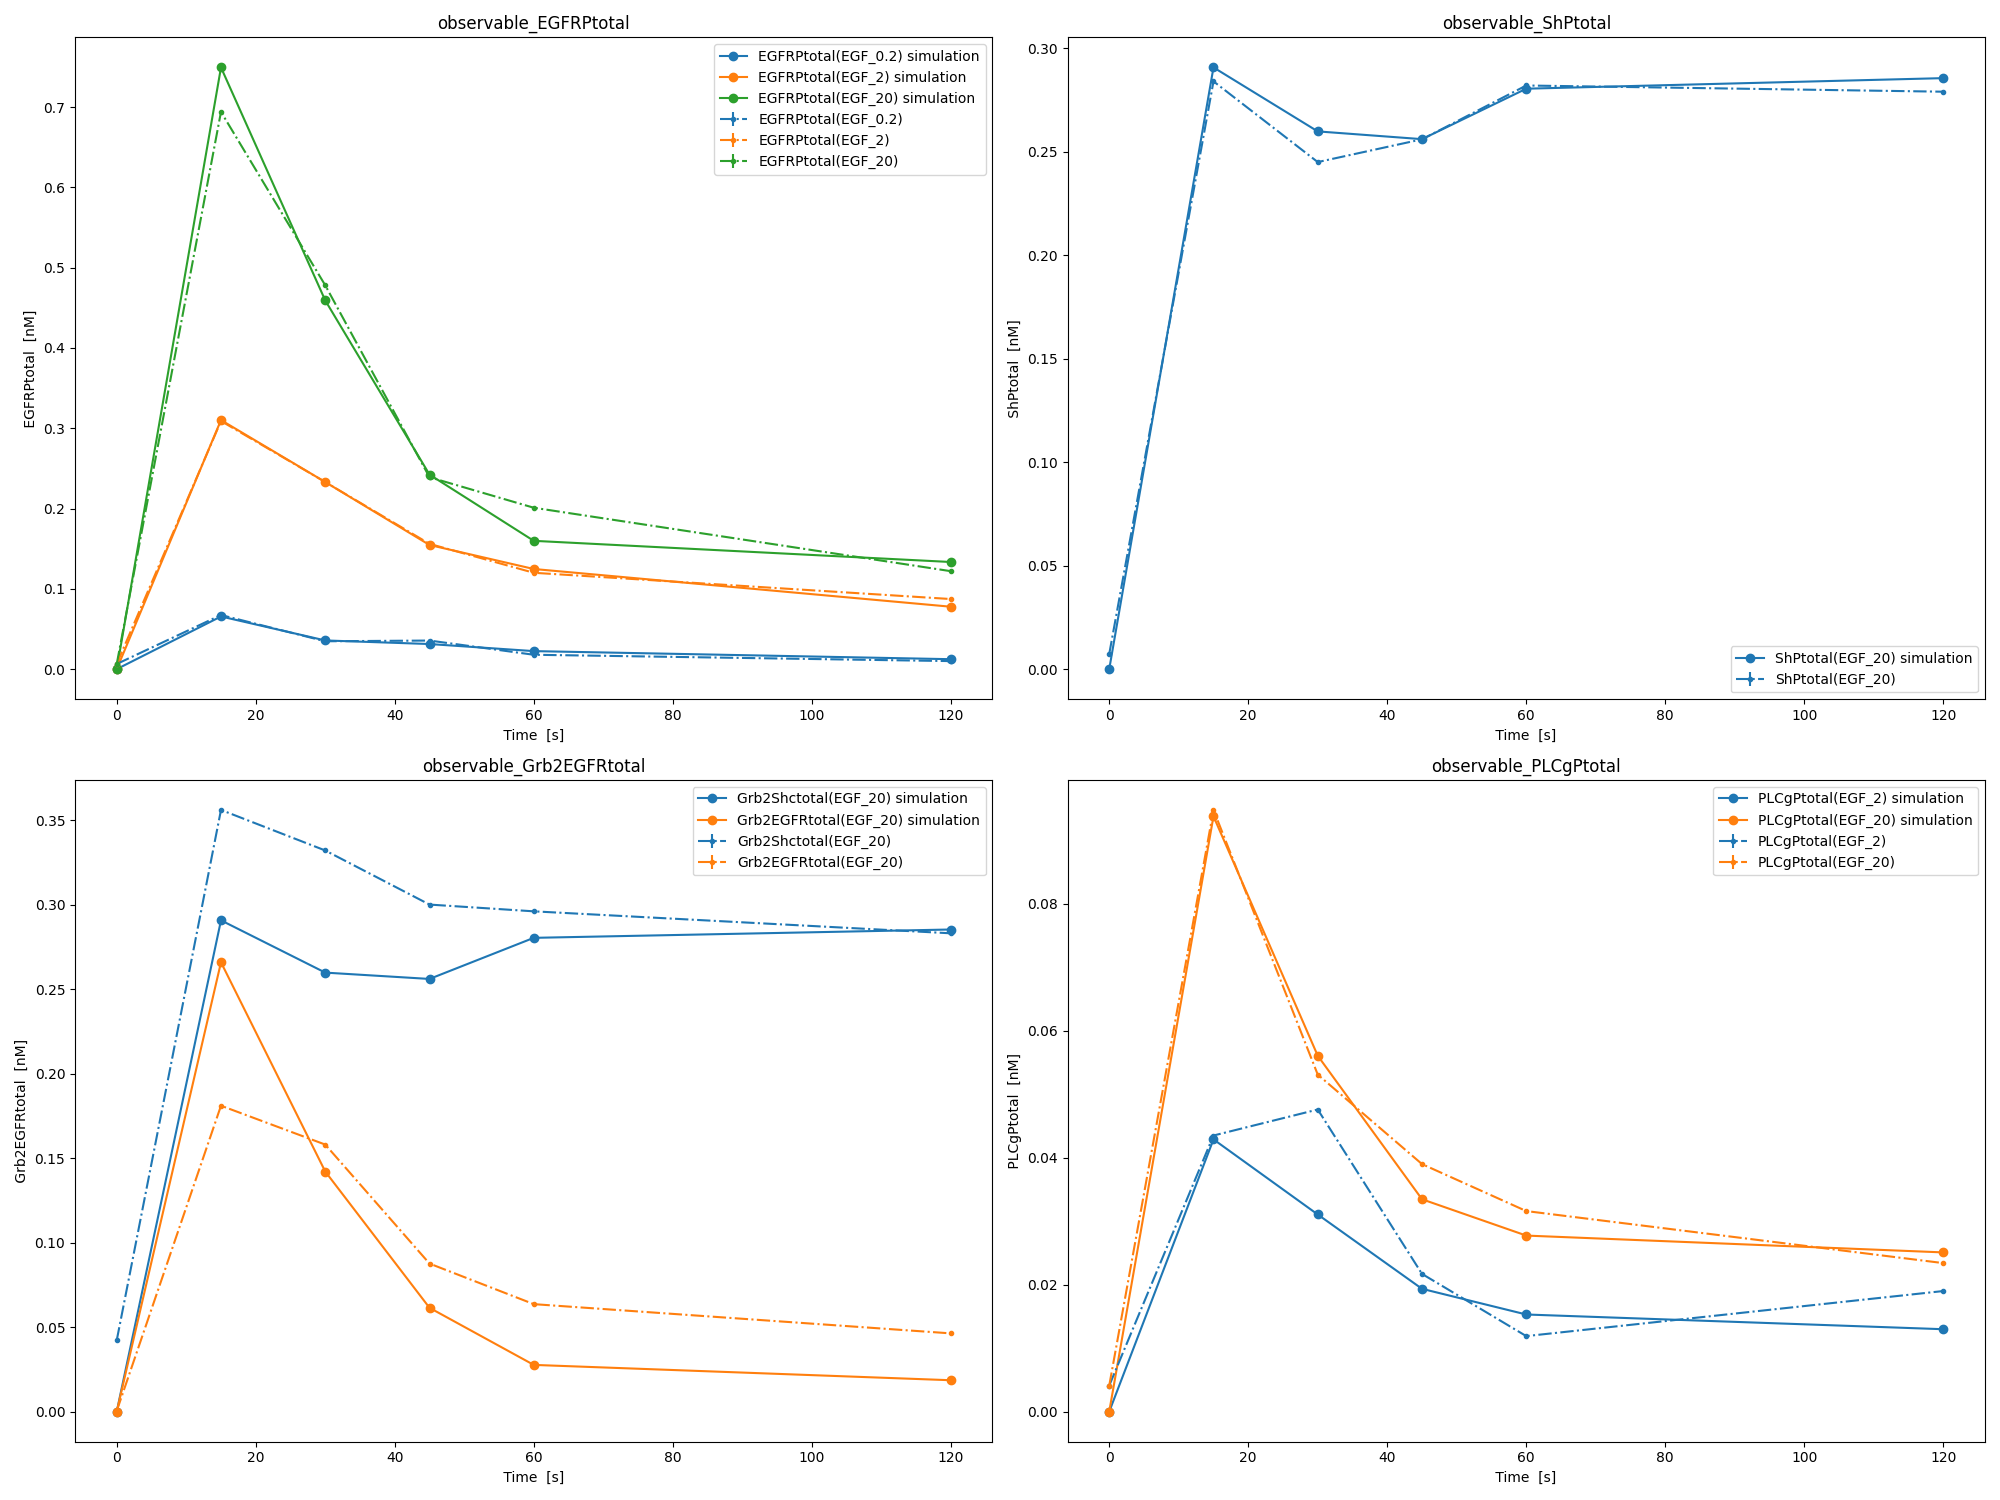

Generate this figure with Python:
import petab
import fides
import matplotlib.pyplot as plt
import pypesto
import pypesto.optimize as optimize
import pypesto.petab
import petab.visualize
import pypesto.visualize as visualize

# import to petab
petab_problem = petab.Problem.from_yaml(
    
   "/home/zah47/Initial_Conc_included/Kholodenko/EGFR/EGFR.yaml"    #state the exact folder contains the yaml file
)
importer = pypesto.petab.PetabImporter(petab_problem)
# import to pypesto
problem = importer.create_problem()
model = importer.create_model(verbose=False)

# create optimizer object which contains all information for doing the optimization
#options = {'maxiter':1000}
#optimizer = optimize.FidesOptimizer(options=options)
optimizer = optimize.FidesOptimizer()
#optimizer = optimize.ScipyOptimizer(method="TNC")
engine = pypesto.engine.MultiProcessEngine()



result = optimize.minimize(
    problem=problem, optimizer=optimizer, n_starts=100, engine=engine
)
from pypesto.visualize.model_fit import visualize_optimized_model_fit
pp1 = visualize_optimized_model_fit(petab_problem=petab_problem, result=result)
plt.savefig("Optimization_NonDB.png")

#visualize.waterfall(result, scale_y="lin")
#plt.savefig("Waterfall_lin_1.png")
visualize.waterfall(result, scale_y="log10")
plt.savefig("Waterfall_NonDB.png")
visualize.waterfall(result, offset_y=None, scale_y="lin")
plt.savefig("Waterfalllin_NonDB.png")
visualize.parameters(result)
plt.savefig("Parameters_NonDB.png")

zz = result.optimize_result.as_dataframe(["fval", "x"])
print (zz)


mle = result.optimize_result.list[0]['x']
print('MLE is :')
print(mle)










